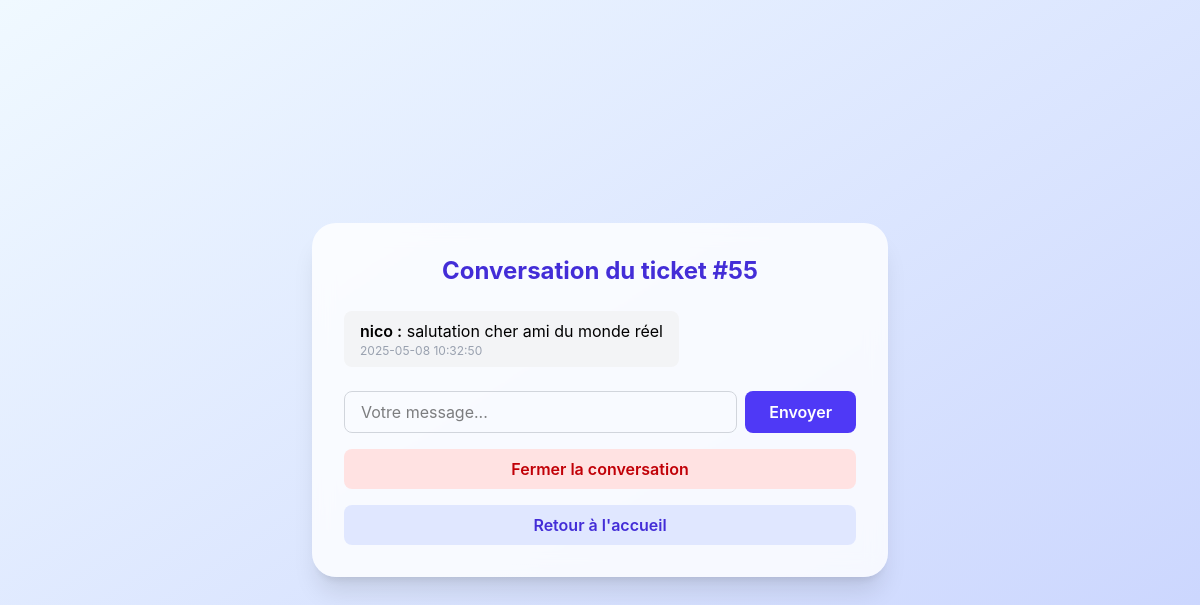
Screenshot of /messages.php?ticket_id=55 (signed in) with the database file from the repository.
### tables this page shows
CREATE TABLE IF NOT EXISTS `messages` (
  `Id` int NOT NULL AUTO_INCREMENT,
  `Ticket_id` int DEFAULT NULL,
  `Message` text,
  `Created_at` timestamp NULL DEFAULT CURRENT_TIMESTAMP,
  `Updated_at` timestamp NULL DEFAULT NULL,
  `Updated_by` int DEFAULT NULL,
  `Created_by` int DEFAULT NULL,
  `Deleted_at` timestamp NULL DEFAULT NULL,
  PRIMARY KEY (`Id`),
  KEY `Created_by` (`Created_by`),
  KEY `messages_ibfk_1` (`Ticket_id`)
);

CREATE TABLE IF NOT EXISTS `users` (
  `Id` int NOT NULL AUTO_INCREMENT,
  `Role_id` int DEFAULT NULL,
  `Username` varchar(255) NOT NULL,
  `Firstname` varchar(255) NOT NULL,
  `Password` varchar(255) NOT NULL,
  `mail` varchar(255) NOT NULL,
  `Image` varchar(255) DEFAULT NULL,
  `Status` varchar(1) NOT NULL DEFAULT 'Y',
  `Created_at` timestamp NULL DEFAULT CURRENT_TIMESTAMP,
  `Deleted_at` timestamp NULL DEFAULT NULL,
  `Updated_at` timestamp NULL DEFAULT NULL,
  `Created_by` int DEFAULT NULL,
  PRIMARY KEY (`Id`),
  KEY `Role_id` (`Role_id`)
);

### messages.php (the view, shortened to what this page needs)
<?php
require_once "src/php/conn.php";
$ticket_id = isset($_GET['ticket_id']) ? intval($_GET['ticket_id']) : 0;
$stmt = $db->prepare("SELECT Created_by, Actif FROM ticket WHERE Id = ?");
$stmt->execute([$ticket_id]);
$ticket = $stmt->fetch();
$stmt = $db->prepare("SELECT Role_id FROM users WHERE Id = ?");
$stmt->execute([$_SESSION['id']]);
$user = $stmt->fetch();
$is_admin = ($user && $user['Role_id'] == 1);
$is_creator = ($_SESSION['id'] == $ticket['Created_by']);
$is_active = ($ticket['Actif'] == 1);
$stmt = $db->prepare("SELECT m.*, u.Username FROM messages m LEFT JOIN Users u ON m.Created_by = u.Id WHERE m.Ticket_id = ? AND (m.Message IS NOT NULL AND m.Message != '') ORDER BY m.Created_at ASC");
$stmt->execute([$ticket_id]);
$messages = $stmt->fetchAll();
?>
<!DOCTYPE html>
<html lang="fr">
<head>
    <script src="https://cdn.jsdelivr.net/npm/@tailwindcss/browser@4"></script>
</head>
<body class="bg-gradient-to-br from-blue-50 to-indigo-100 min-h-screen flex items-center justify-center">
    <main class="bg-white/80 backdrop-blur-md shadow-xl rounded-3xl p-8 max-w-xl w-full flex flex-col items-center">
        <h1 class="text-2xl font-bold text-indigo-700 mb-6 text-center">Conversation du ticket #<?= htmlspecialchars($ticket_id) ?></h1>
        <div class="w-full mb-6 max-h-96 overflow-y-auto flex flex-col gap-2">
            <?php foreach ($messages as $msg): ?>
                <div class="px-4 py-2 rounded-lg <?= $msg['Created_by'] == $_SESSION['id'] ? 'bg-indigo-100 self-end' : 'bg-gray-100 self-start' ?>">
                    <span class="font-semibold"><?= htmlspecialchars($msg['Username'] ?? 'Utilisateur') ?> :</span>
                    <?= htmlspecialchars($msg['Message']) ?>
                    <div class="text-xs text-gray-400"><?= $msg['Created_at'] ?></div>
                </div>
            <?php endforeach; ?>
        </div>
        <?php if ($is_active): ?>
            <form method="post" class="w-full flex gap-2">
                <input type="text" name="message" required placeholder="Votre message..."
                    class="flex-1 px-4 py-2 rounded-lg border border-gray-300 focus:outline-none focus:ring-2 focus:ring-indigo-400" />
                <button type="submit"
                    class="px-6 py-2 bg-indigo-600 text-white rounded-lg font-semibold hover:bg-indigo-700 transition">
                    Envoyer
                </button>
            </form>
            <?php if ($is_admin || $is_creator): ?>
                <form method="post" class="w-full mt-4">
                    <button type="submit" name="close_ticket"
                        class="px-6 py-2 bg-red-100 text-red-700 rounded-lg font-semibold hover:bg-red-200 transition text-center w-full block">
                        Fermer la conversation
                    </button>
                </form>
            <?php endif; ?>
        <?php else: ?>
            <div class="w-full text-center text-gray-400 mt-2">Vous ne pouvez plus envoyer de messages.</div>
        <?php endif; ?>
        <a href="index.php" class="mt-4 px-6 py-2 bg-indigo-100 text-indigo-700 rounded-lg font-semibold hover:bg-indigo-200 transition text-center w-full block">Retour à l'accueil</a>
    </main>
</body>
</html>

### messages.php (style rules this page uses)
body { font-family: 'Inter', sans-serif; }
.bg-gradient-to-br { background: linear-gradient(to bottom right, #f0f9ff, #c7d2fe); }
.backdrop-blur-md { backdrop-filter: blur(10px); }

### rows the page displays
messages: Created_by.Username "nico", Message "salutation cher ami du monde réel", Created_at "2025-05-08 10:32:50"

### other values shown
$ticket_id "55"
